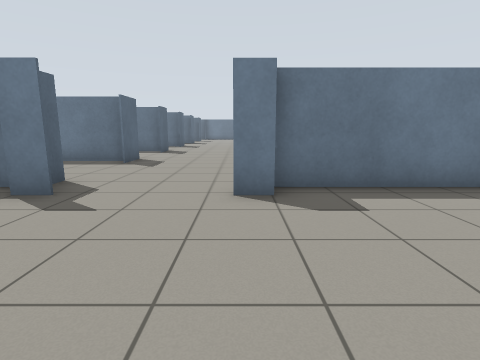
View 1 (above)

23 first-person views from a walk through a Gazebo world. The camera is 1 m above the floor, tilts 10° down and sees 80° across. The floor is counted in squares, 1 m on a side. Each view is taken from the middle of a square. On the plan, view 1 faces up. The plan holds only what a view shows up to about 12 squares ahead; the rest is blank.

View 2
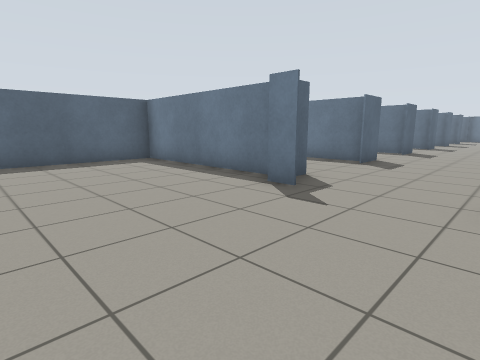

View 3
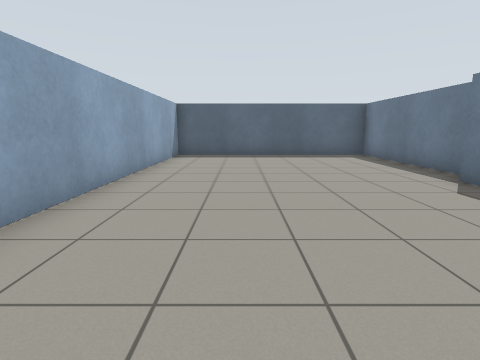

View 4
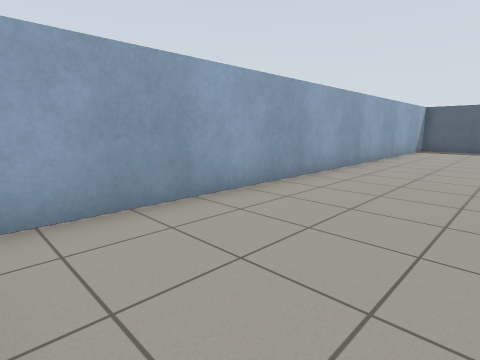

View 5
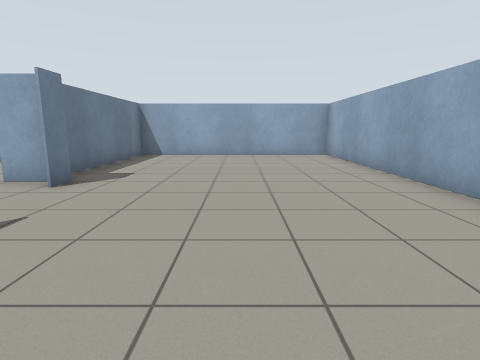

View 6
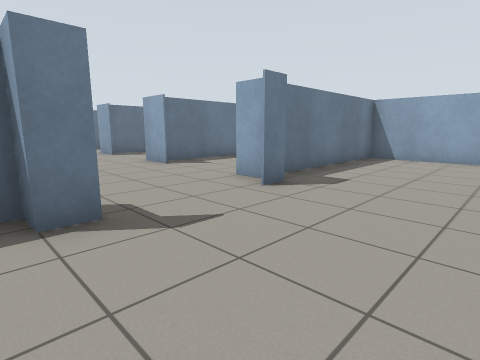

View 7
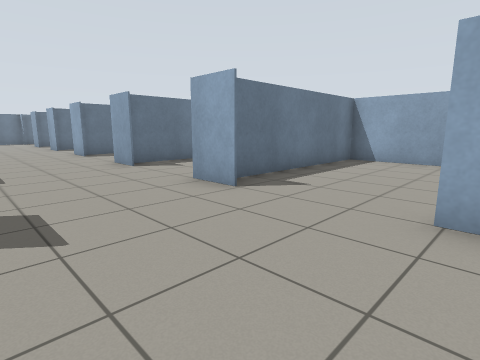

View 8
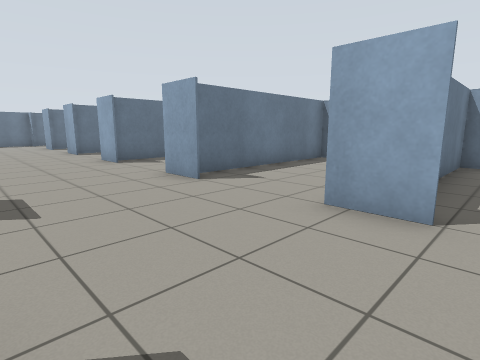

View 9
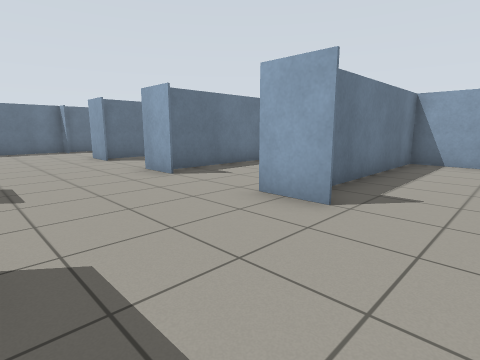

View 10
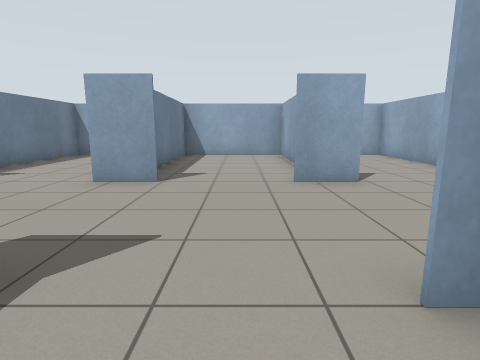

View 11
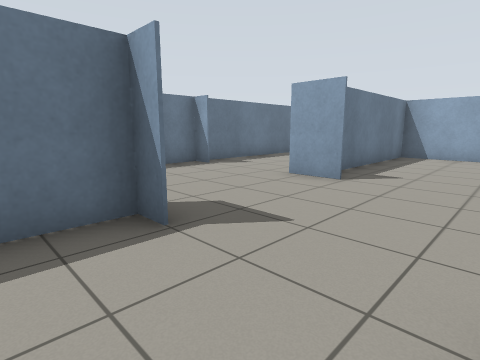

View 12
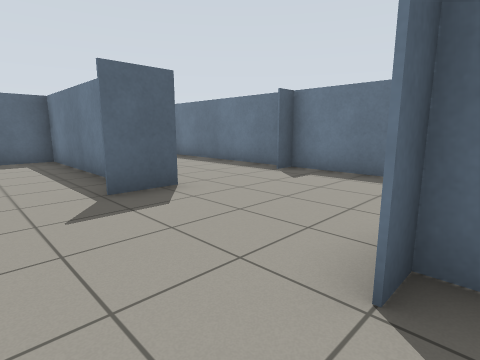

View 13
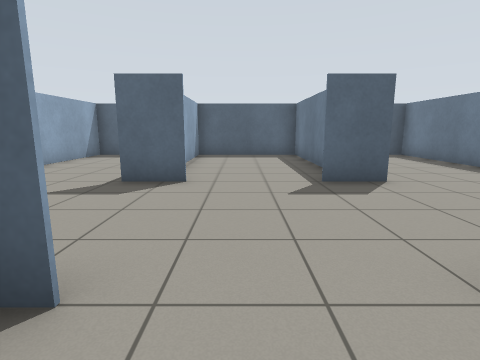

View 14
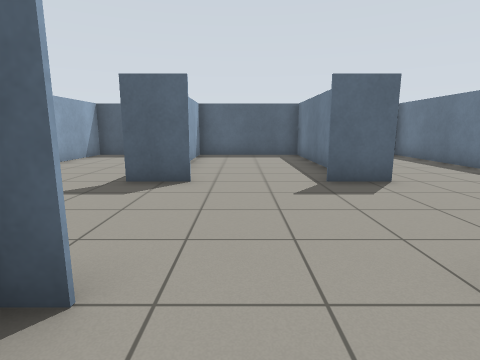

View 15
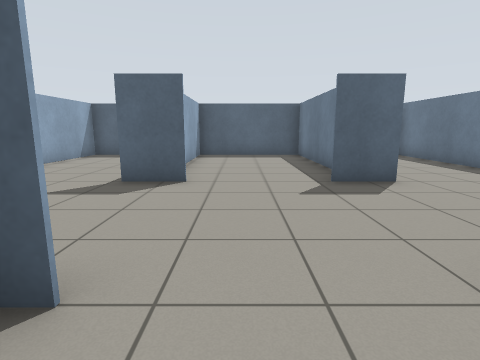

View 16
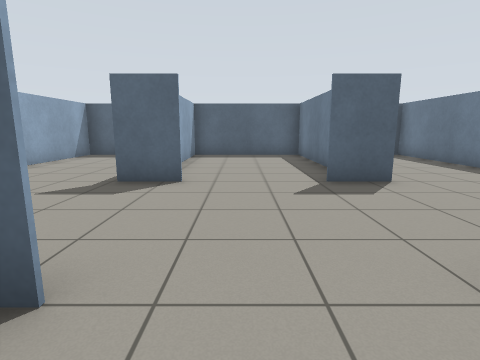

View 17
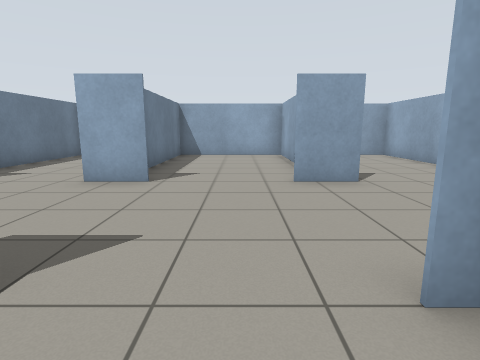

View 18
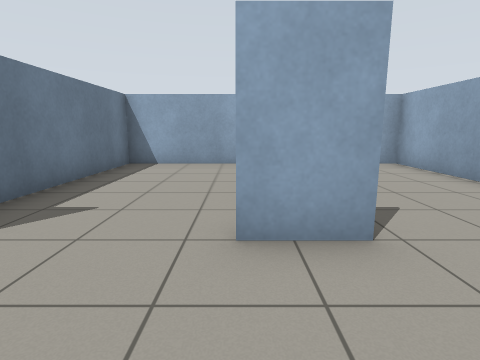

View 19
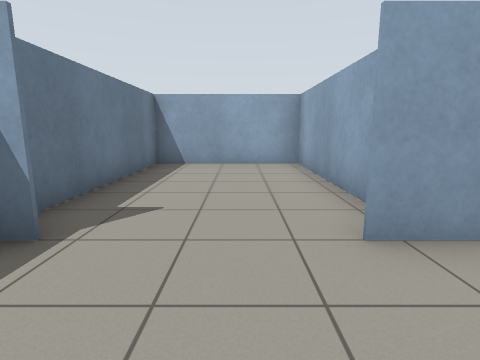

View 20
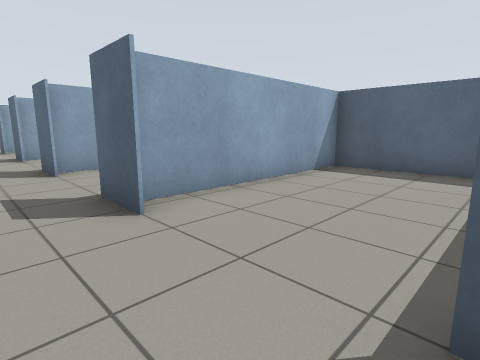

View 21
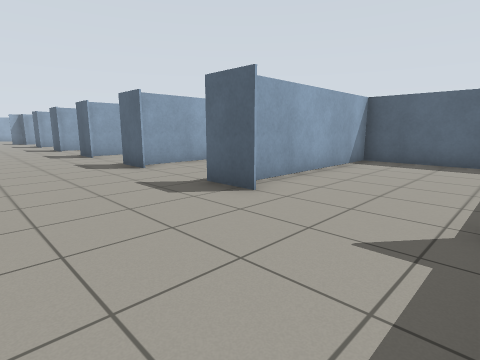

View 22
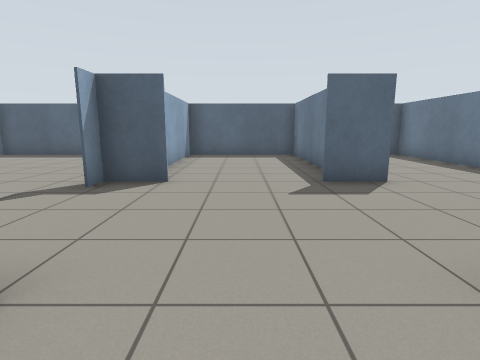

View 23
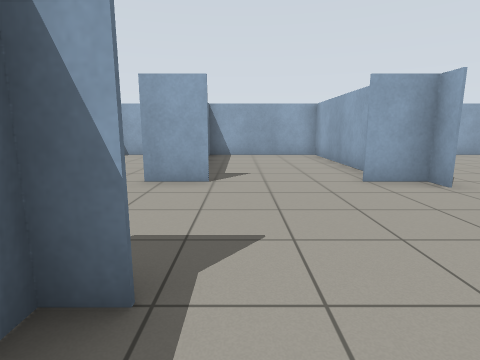

### Floor plan
Points are (right, up) in squares from view 1. A wall is a line through its corners. A room is listed if a view was taken in it or the views show most of it. See-through windows are left out.
Room 1 (views 1, 2, 3, 4, 5, 6)
walls: (-2.9, 4.3) (-3.5, 4.3) (-3.5, 4.9) (-9.5, 4.9); (0.6, 4.3) (-0.1, 4.3); (-9.5, 5) (-9.5, -2.5) (6.5, -2.5) (6.5, 5); (6.5, 4.9) (0.5, 4.9)
ways out: opening at (-1.5, 4) to room 2
Room 2 (views 7, 8, 9, 10, 11, 12, 13, 14, 15, 16, 17, 18, 19, 20, 21, 22, 23)
walls: (0.5, 16.8) (0.5, 18.1) (0.5, 17.6); (-3.5, 18.1) (-3.5, 16.8); (0.5, 20.6) (0.5, 22); (-3.5, 14) (-3.5, 12.6); (3, 17.4) (6.5, 17.4) (0.6, 17.4); (-5.1, 17.4) (-9.5, 17.4) (-3.5, 17.4); (0.5, 12.6) (0.5, 14); (-3.5, 22) (-3.5, 20.6); (3.5, 13.4) (6.5, 13.4); (-5.5, 13.3) (-9.5, 13.3); (-5.4, 21.3) (-9.5, 21.3); (3.6, 21.4) (6.5, 21.4); (-3.5, 9.9) (-3.5, 8.5); (0.5, 24.5) (0.5, 25.9); (-3.5, 9.2) (-9.5, 9.2) (-6.4, 9.2); (6.5, 13.3) (0.7, 13.3); (-3.5, 25.2) (-9.5, 25.2); (0.5, 8.5) (0.5, 9.9); (6.5, 21.3) (0.6, 21.3); (1.7, 25.3) (6.5, 25.3); (3.2, 9.2) (6.5, 9.2) (0.9, 9.2); (6.5, 11.9) (6.5, 29.5) (-9.5, 29.5) (-9.5, 5) (-5.9, 5); (-9.5, 13.4) (-6.4, 13.4); (-3.5, 25.9) (-3.5, 24.5); (-9.5, 21.4) (-3.6, 21.4); (6.5, 25.2) (0.5, 25.2); (-3.5, 5.6) (-3.5, 4.3) (-2.9, 4.3); (-9.5, 25.3) (-3.8, 25.3); (0.5, 28.8) (0.5, 29.5); (1.9, 5) (6.5, 5) (6.5, 10.2); (-0.1, 4.3) (0.5, 4.3) (0.5, 5.6); (-3.5, 29.5) (-3.5, 28.8)
ways out: opening at (-1.5, 4) to room 1

Positions as (right, up) in squares from view 1, and headings:
1: (0, 0), facing up
2: (0, 0), facing up-left
3: (2, 0), facing left
4: (6, 1), facing down-left
5: (-5, 1), facing right
6: (-4, 1), facing up-right
7: (-3, 5), facing up-right
8: (-3, 8), facing up-right
9: (-3, 15), facing up-right
10: (-5, 23), facing right
11: (-5, 22), facing up-right
12: (1, 23), facing up-left
13: (2, 23), facing left
14: (2, 19), facing left
15: (2, 15), facing left
16: (2, 11), facing left
17: (-5, 15), facing right
18: (-2, 18), facing right
19: (-2, 27), facing right
20: (-2, 29), facing down-left
21: (0, 29), facing down-left
22: (2, 7), facing left
23: (-5, 8), facing right
